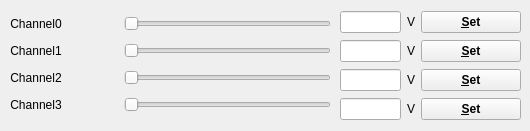
    <widget class="QWidget" name="tab">
     <attribute name="title">
      <string>dec</string>
     </attribute>
     <widget class="QWidget" name="gridLayoutWidget_2">
      <property name="geometry">
       <rect>
        <x>340</x>
        <y>10</y>
        <width>181</width>
        <height>112</height>
       </rect>
      </property>
      <layout class="QGridLayout" name="gridLayout_2">
       <item row="1" column="0">
        <widget class="QLineEdit" name="lineEdit_13">
         <property name="alignment">
          <set>Qt::AlignmentFlag::AlignRight|Qt::AlignmentFlag::AlignTrailing|Qt::AlignmentFlag::AlignVCenter</set>
         </property>
        </widget>
       </item>
       <item row="2" column="1">
        <widget class="QLabel" name="label_23">
         <property name="text">
          <string>V</string>
         </property>
        </widget>
       </item>
       <item row="2" column="5">
        <widget class="QPushButton" name="pushButton_3">
         <property name="minimumSize">
          <size>
           <width>100</width>
           <height>0</height>
          </size>
         </property>
         <property name="maximumSize">
          <size>
           <width>0</width>
           <height>16777215</height>
          </size>
         </property>
         <property name="font">
          <font>
           <bold>true</bold>
          </font>
         </property>
         <property name="text">
          <string>&amp;Set</string>
         </property>
        </widget>
       </item>
       <item row="3" column="1">
        <widget class="QLabel" name="label_24">
         <property name="text">
          <string>V</string>
         </property>
        </widget>
       </item>
       <item row="0" column="5">
        <widget class="QPushButton" name="pushButton">
         <property name="minimumSize">
          <size>
           <width>100</width>
           <height>0</height>
          </size>
         </property>
         <property name="maximumSize">
          <size>
           <width>0</width>
           <height>16777215</height>
          </size>
         </property>
         <property name="font">
          <font>
           <bold>true</bold>
           <stylestrategy>PreferAntialias</stylestrategy>
          </font>
         </property>
         <property name="cursor">
          <cursorShape>PointingHandCursor</cursorShape>
         </property>
         <property name="text">
          <string>&amp;Set</string>
         </property>
        </widget>
       </item>
       <item row="2" column="0">
        <widget class="QLineEdit" name="lineEdit_14">
         <property name="alignment">
          <set>Qt::AlignmentFlag::AlignRight|Qt::AlignmentFlag::AlignTrailing|Qt::AlignmentFlag::AlignVCenter</set>
         </property>
        </widget>
       </item>
       <item row="1" column="1">
        <widget class="QLabel" name="label_22">
         <property name="text">
          <string>V</string>
         </property>
        </widget>
       </item>
       <item row="3" column="0">
        <widget class="QLineEdit" name="lineEdit_11">
         <property name="alignment">
          <set>Qt::AlignmentFlag::AlignRight|Qt::AlignmentFlag::AlignTrailing|Qt::AlignmentFlag::AlignVCenter</set>
         </property>
        </widget>
       </item>
       <item row="0" column="1">
        <widget class="QLabel" name="label_21">
         <property name="text">
          <string>V</string>
         </property>
        </widget>
       </item>
       <item row="1" column="5">
        <widget class="QPushButton" name="pushButton_2">
         <property name="minimumSize">
          <size>
           <width>100</width>
           <height>0</height>
          </size>
         </property>
         <property name="maximumSize">
          <size>
           <width>0</width>
           <height>16777215</height>
          </size>
         </property>
         <property name="font">
          <font>
           <bold>true</bold>
          </font>
         </property>
         <property name="text">
          <string>&amp;Set</string>
         </property>
        </widget>
       </item>
       <item row="3" column="5">
        <widget class="QPushButton" name="pushButton_4">
         <property name="minimumSize">
          <size>
           <width>100</width>
           <height>0</height>
          </size>
         </property>
         <property name="maximumSize">
          <size>
           <width>0</width>
           <height>16777215</height>
          </size>
         </property>
         <property name="font">
          <font>
           <bold>true</bold>
          </font>
         </property>
         <property name="text">
          <string>&amp;Set</string>
         </property>
        </widget>
       </item>
       <item row="0" column="0">
        <widget class="QLineEdit" name="lineEdit_12">
         <property name="contextMenuPolicy">
          <enum>Qt::ContextMenuPolicy::CustomContextMenu</enum>
         </property>
         <property name="alignment">
          <set>Qt::AlignmentFlag::AlignRight|Qt::AlignmentFlag::AlignTrailing|Qt::AlignmentFlag::AlignVCenter</set>
         </property>
        </widget>
       </item>
      </layout>
     </widget>
     <widget class="QWidget" name="gridLayoutWidget_6">
      <property name="geometry">
       <rect>
        <x>10</x>
        <y>10</y>
        <width>321</width>
        <height>111</height>
       </rect>
      </property>
      <layout class="QGridLayout" name="gridLayout_7">
       <item row="1" column="1">
        <widget class="QWidget" name="widget_3" native="true"/>
       </item>
       <item row="0" column="0">
        <widget class="QLabel" name="label_19">
         <property name="text">
          <string>Channel0</string>
         </property>
         <property name="alignment">
          <set>Qt::AlignmentFlag::AlignCenter</set>
         </property>
        </widget>
       </item>
       <item row="1" column="0">
        <widget class="QLabel" name="label_18">
         <property name="text">
          <string>Channel1</string>
         </property>
         <property name="alignment">
          <set>Qt::AlignmentFlag::AlignCenter</set>
         </property>
        </widget>
       </item>
       <item row="3" column="1">
        <widget class="QWidget" name="widget_2" native="true"/>
       </item>
       <item row="3" column="0">
        <widget class="QLabel" name="label_16">
         <property name="text">
          <string>Channel3</string>
         </property>
         <property name="alignment">
          <set>Qt::AlignmentFlag::AlignCenter</set>
         </property>
        </widget>
       </item>
       <item row="0" column="1">
        <widget class="QWidget" name="widget" native="true">
         <property name="minimumSize">
          <size>
           <width>50</width>
           <height>0</height>
          </size>
         </property>
         <property name="maximumSize">
          <size>
           <width>0</width>
           <height>16777215</height>
          </size>
         </property>
        </widget>
       </item>
       <item row="2" column="0">
        <widget class="QLabel" name="label_17">
         <property name="text">
          <string>Channel2</string>
         </property>
         <property name="alignment">
          <set>Qt::AlignmentFlag::AlignCenter</set>
         </property>
        </widget>
       </item>
       <item row="1" column="2">
        <widget class="QSlider" name="horizontalSlider_2">
         <property name="maximum">
          <number>65536</number>
         </property>
         <property name="orientation">
          <enum>Qt::Orientation::Horizontal</enum>
         </property>
        </widget>
       </item>
       <item row="2" column="2">
        <widget class="QSlider" name="horizontalSlider_3">
         <property name="maximum">
          <number>65536</number>
         </property>
         <property name="orientation">
          <enum>Qt::Orientation::Horizontal</enum>
         </property>
        </widget>
       </item>
       <item row="2" column="1">
        <widget class="QWidget" name="widget_4" native="true"/>
       </item>
       <item row="3" column="2">
        <widget class="QSlider" name="horizontalSlider_4">
         <property name="maximum">
          <number>65536</number>
         </property>
         <property name="orientation">
          <enum>Qt::Orientation::Horizontal</enum>
         </property>
        </widget>
       </item>
       <item row="0" column="2">
        <widget class="QSlider" name="horizontalSlider">
         <property name="maximum">
          <number>2000</number>
         </property>
         <property name="orientation">
          <enum>Qt::Orientation::Horizontal</enum>
         </property>
        </widget>
       </item>
      </layout>
     </widget>
    </widget>
